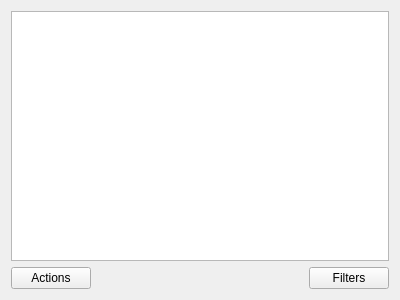
<?xml version="1.0" encoding="UTF-8"?>
<ui version="4.0">
 <class>ClusterClientFrame</class>
 <widget class="QFrame" name="ClusterClientFrame">
  <property name="geometry">
   <rect>
    <x>0</x>
    <y>0</y>
    <width>400</width>
    <height>300</height>
   </rect>
  </property>
  <property name="windowTitle">
   <string>Frame</string>
  </property>
  <layout class="QVBoxLayout" name="verticalLayout">
   <item>
    <widget class="QTableView" name="dxSpotView"/>
   </item>
   <item>
    <layout class="QHBoxLayout" name="horizontalLayout">
     <item>
      <widget class="QPushButton" name="actionsButton">
       <property name="text">
        <string>Actions</string>
       </property>
      </widget>
     </item>
     <item>
      <spacer name="horizontalSpacer">
       <property name="orientation">
        <enum>Qt::Horizontal</enum>
       </property>
       <property name="sizeHint" stdset="0">
        <size>
         <width>40</width>
         <height>20</height>
        </size>
       </property>
      </spacer>
     </item>
     <item>
      <widget class="QPushButton" name="filtersBut">
       <property name="text">
        <string>Filters</string>
       </property>
      </widget>
     </item>
    </layout>
   </item>
  </layout>
 </widget>
 <resources/>
 <connections/>
</ui>
